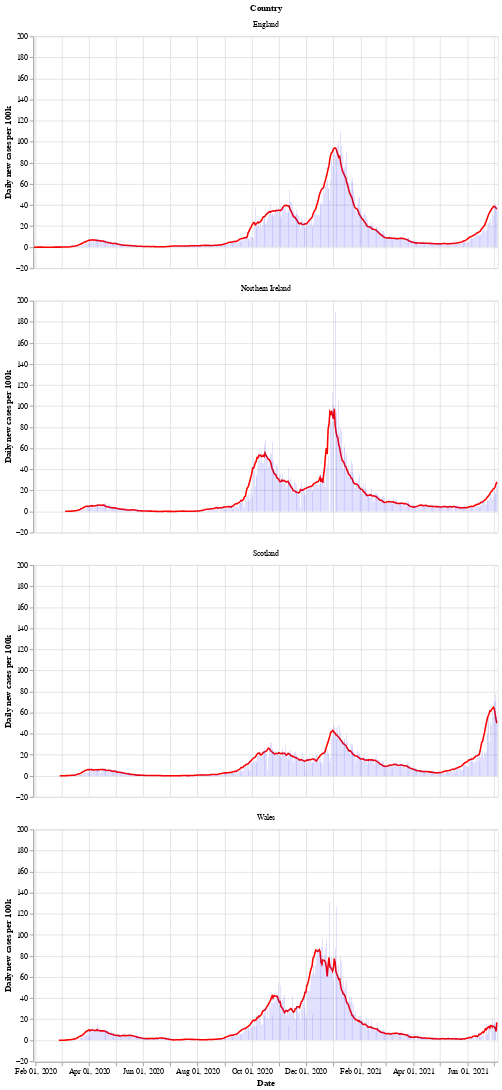

Here is the notebook cell this chart was saved with:
### Markdown cell above
Next is a bar chart of the number of new cases in each country (per 100k population), with the 7 day moving average of cases. Again we see that Wales saw a longer period of raising and falling cases compared to the other countries.

After a period of cases falling, each nation is now seeing a rise in the number of cases - especially in Wales.

### Code cell
# collapse
bars = alt.Chart(uk_cases).mark_bar().encode(
    x=alt.X("yearmonthdate(date):T", axis=alt.Axis(title='Date')),
    y=alt.Y("newCasesRate:Q", axis=alt.Axis(title='Daily new cases per 100k')),
    tooltip='newCasesRate',
    color=alt.condition(
        alt.datum.dailyChange > 0,
        alt.value("orange"),  # The positive color
        alt.value("blue")  # The negative color
    )
).properties(title='New cases per 100k population with rolling 7 day average', width=600).interactive()
line = alt.Chart(uk_cases).mark_line(
    color='red',
    size=2,
).transform_window(
    rolling_mean='mean(newCasesRate)',
    frame=[0, 7],
    groupby=['areaName']
).encode(
    x='yearmonthdate(date):T',
    y='rolling_mean:Q'
)
alt.layer(line, bars, data=uk_cases).facet(alt.Row('areaName', title='Country'), columns=1)

### Figure 1 — Vega-Lite specification as saved in the notebook (floating-point values rounded to 4 significant figures; data arrays with more than 128 entries replaced by an {"elided": "..."} marker saying what was removed)
{"config": {"view": {"continuousWidth": 400, "continuousHeight": 300}}, "data": {"name": "data-7f7db477eade5f7a542f92e403f4b9aa"}, "facet": {"type": "nominal", "field": "areaName", "title": "Country"}, "spec": {"layer": [{"mark": {"type": "line", "color": "red", "size": 2}, "encoding": {"x": {"type": "temporal", "field": "date", "timeUnit": "yearmonthdate"}, "y": {"type": "quantitative", "field": "rolling_mean"}}, "transform": [{"window": [{"op": "mean", "field": "newCasesRate", "as": "rolling_mean"}], "frame": [0, 7], "groupby": ["areaName"]}]}, {"mark": "bar", "encoding": {"color": {"condition": {"value": "orange", "test": "(datum.dailyChange > 0)"}, "value": "blue"}, "tooltip": {"type": "quantitative", "field": "newCasesRate"}, "x": {"type": "temporal", "axis": {"title": "Date"}, "field": "date", "timeUnit": "yearmonthdate"}, "y": {"type": "quantitative", "axis": {"title": "Daily new cases per 100k"}, "field": "newCasesRate"}}, "selection": {"selector002": {"type": "interval", "bind": "scales", "encodings": ["x", "y"]}}, "title": "New cases per 100k population with rolling 7 day average", "width": 600}]}, "columns": 1, "$schema": "https://vega.github.io/schema/vega-lite/v4.8.1.json", "datasets": {"data-7f7db477eade5f7a542f92e403f4b9aa": {"elided": "1996 records"}}}
